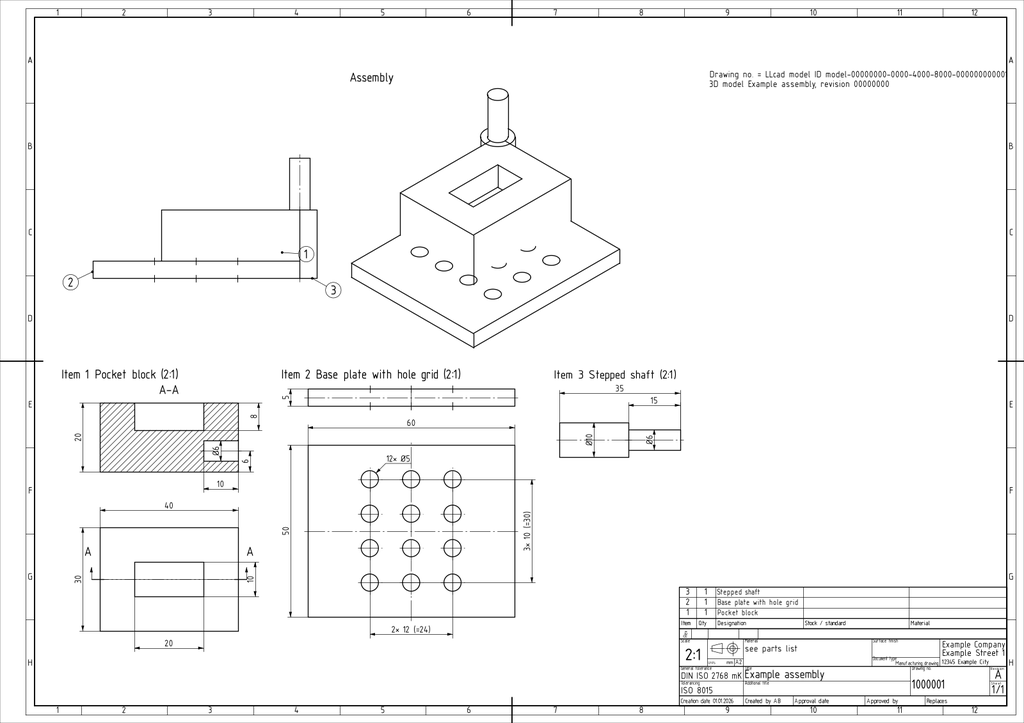
#> input picture LLcad/packages/drawing/local/fixtures/sanity_clean.png, 1024 x 723 px
$ python -i rp_image.py   (imports and definitions only)
#> lines starting #> are read from the running program, lines starting #| are printed output that depends on the picture; after the words box and inside, x2 and y2 are one past the last pixel; in counts of white or black regions, pixels touching at a corner belong together
#> further down, picture is the input picture: PIL image 1024x723 RGB; min 0, max 255, mean 247
"""Image measurements: object masks, subpixel silhouettes, width-per-height tables,
and region colours in CIELAB (lit pixels only, CIEDE2000 spread)."""
import csv, json
from pathlib import Path
import numpy as np
from PIL import Image, ImageOps
from scipy import ndimage

Image.MAX_IMAGE_PIXELS = 80_000_000


def load(path):
    with Image.open(path) as im:
        return ImageOps.exif_transpose(im).copy()


def object_mask(im, threshold=None):
    """Foreground: alpha if the image has a real one, else distance to the border
    background (median of the outer 6 px). Largest component, holes filled."""
    if 'A' in im.getbands():
        a = np.asarray(im.getchannel('A'))
        if a.min() < 250:
            m = a > 127
            return _largest(m), 'alpha'
    rgb = np.asarray(im.convert('RGB')).astype(np.int16)
    border = np.concatenate([rgb[:6].reshape(-1, 3), rgb[-6:].reshape(-1, 3), rgb[:, :6].reshape(-1, 3), rgb[:, -6:].reshape(-1, 3)])
    bg = np.median(border, 0)
#> bg = [255, 255, 255]
    m = np.abs(rgb - bg).max(-1) > (threshold or 40)
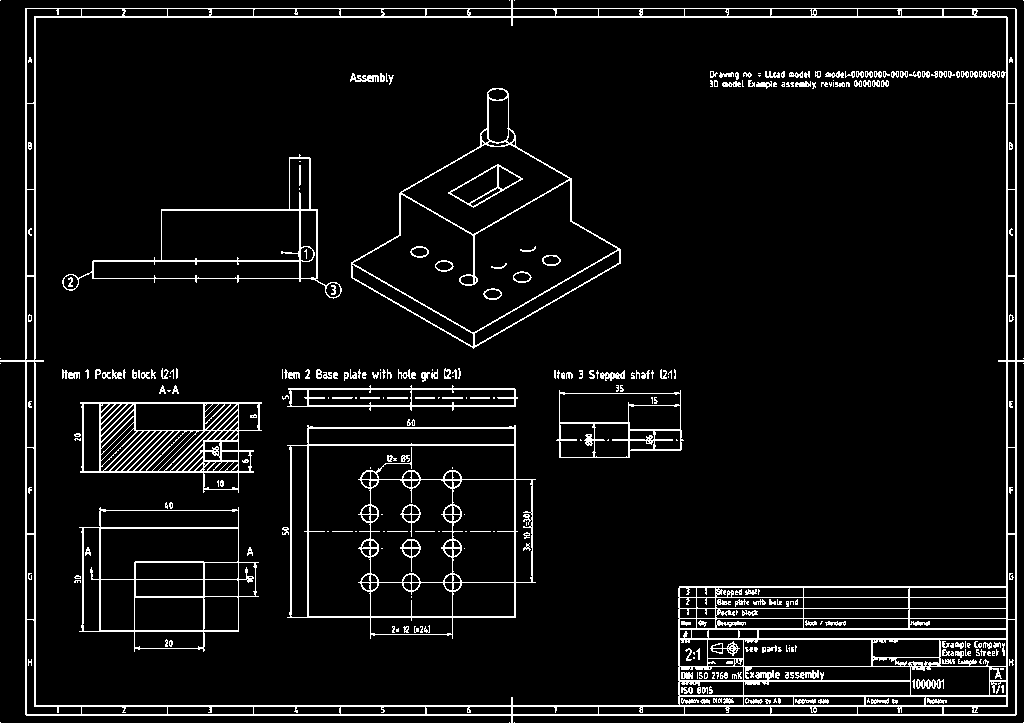
#> m: shape (723, 1024) bool; 6.3% white in thin lines or dots
    return _largest(ndimage.binary_opening(m, iterations=2)), 'border_background'


def _largest(m):
    lab, n = ndimage.label(m)
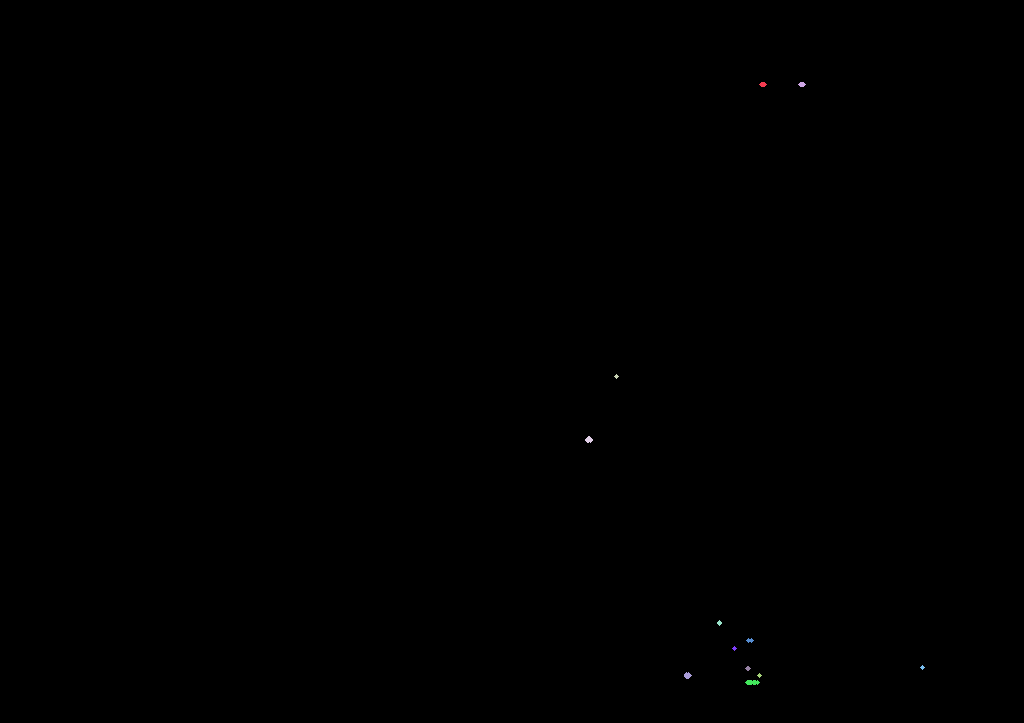
#> lab: shape (723, 1024) int32; 13 distinct labels, from 0 to 12; one colour per label, 0 black
#> n = 12
#> m: shape (723, 1024) bool; 0.04% white; 12 white regions (6 under 20 px), largest, box (x1, y1, x2, y2) and area: (745, 680, 760, 685) 59, (585, 436, 593, 443) 37, (684, 672, 692, 679) 37, (759, 82, 767, 87) 28, (798, 82, 806, 87) 28, (746, 638, 754, 643) 24
    if not n:
        return m
    sizes = np.bincount(lab.ravel()); sizes[0] = 0
#> after `sizes = np.bincount(lab.ravel())`: sizes = [740051, 28, 28, 13, 37, 18, 24, 13, 13, 18, 37, 13, 59]
    return ndimage.binary_fill_holes(lab == int(np.argmax(sizes)))
#> returned value: shape (723, 1024) bool; 0.01% white; 1 white region, box (x1, y1, x2, y2) and area: (745, 680, 760, 685) 59


# [88 lines left out: functions subpixel_profile, write_profile_csv, srgb2lab, lab2srgb, de2000, not called in this run]


def hexof(rgb):
    return '#%02x%02x%02x' % tuple(int(v) for v in rgb)


# [37 lines left out: function region_colours, not called in this run]


def save_mask(mask, path):
    Image.fromarray((mask * 255).astype(np.uint8)).save(path)


# [20 lines left out: function measure_still, not called in this run]

>>> from PIL import Image
>>> picture = Image.open('../../packages/drawing/local/fixtures/sanity_clean.png')
>>> result = object_mask(picture)

$ run again, on LLcad/packages/drawing/local/fixtures/sanity_messy.png
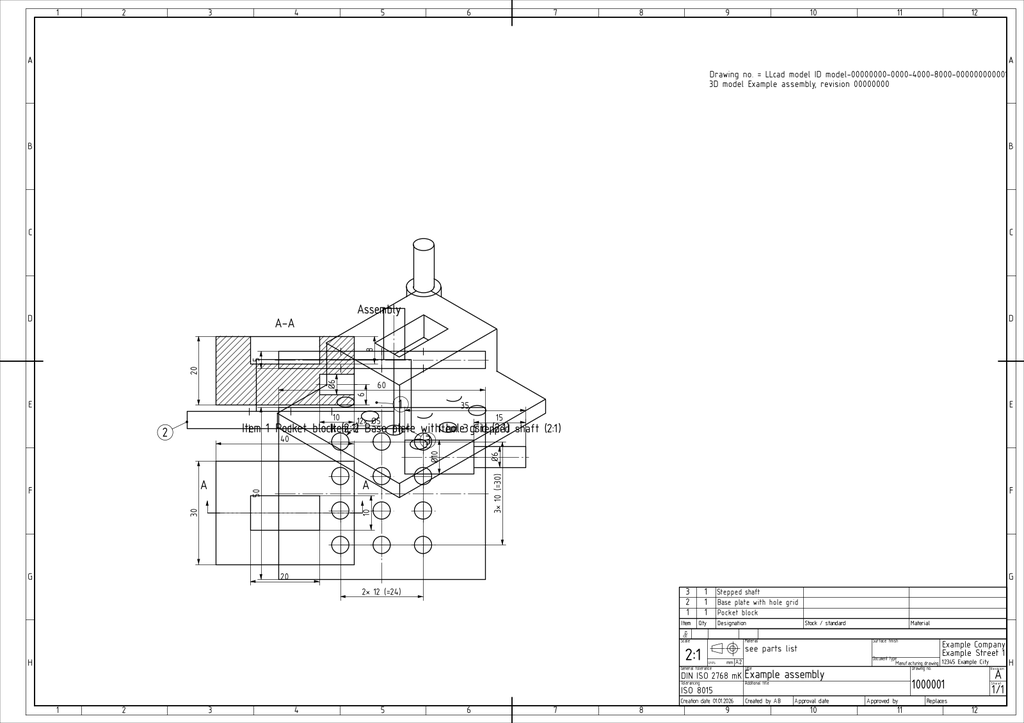
#> input picture LLcad/packages/drawing/local/fixtures/sanity_messy.png, 1024 x 723 px
#> picture is the input picture: PIL image 1024x723 RGB; min 0, max 255, mean 247.2
#> bg = [255, 255, 255]
#> in object_mask, `m = np.abs(rgb - bg).max(-1) > (threshold or 40)`:
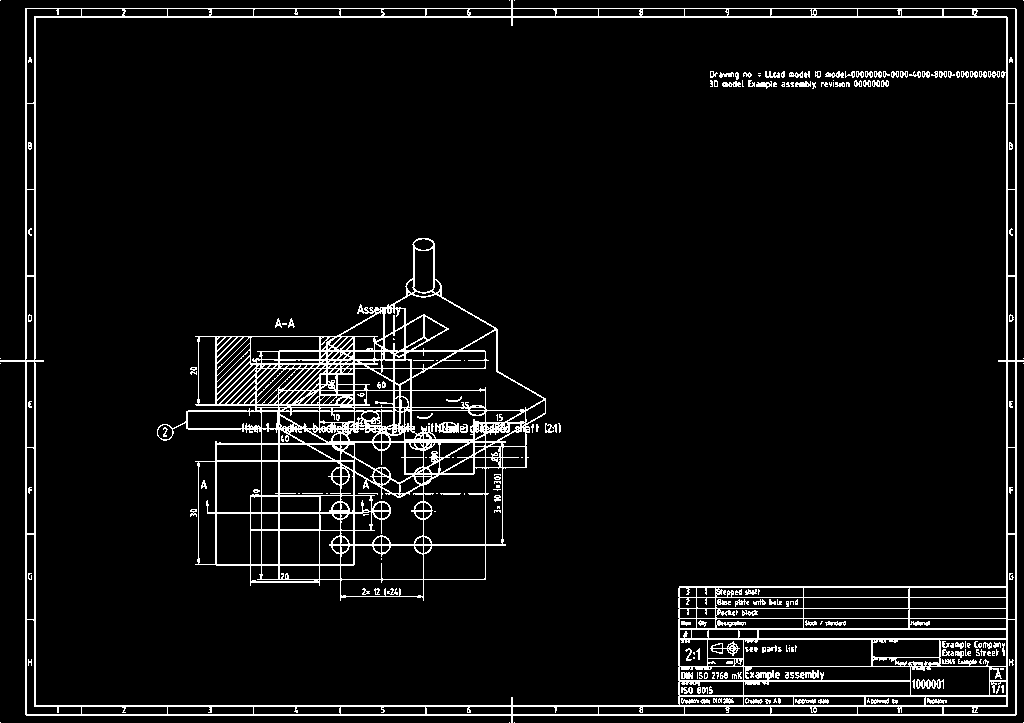
#> m: shape (723, 1024) bool; 5.9% white in thin lines or dots
#> lab: shape (723, 1024) int32; 54 distinct labels, from 0 to 53
#> n = 53
#> in _largest, `lab, n = ndimage.label(m)`:
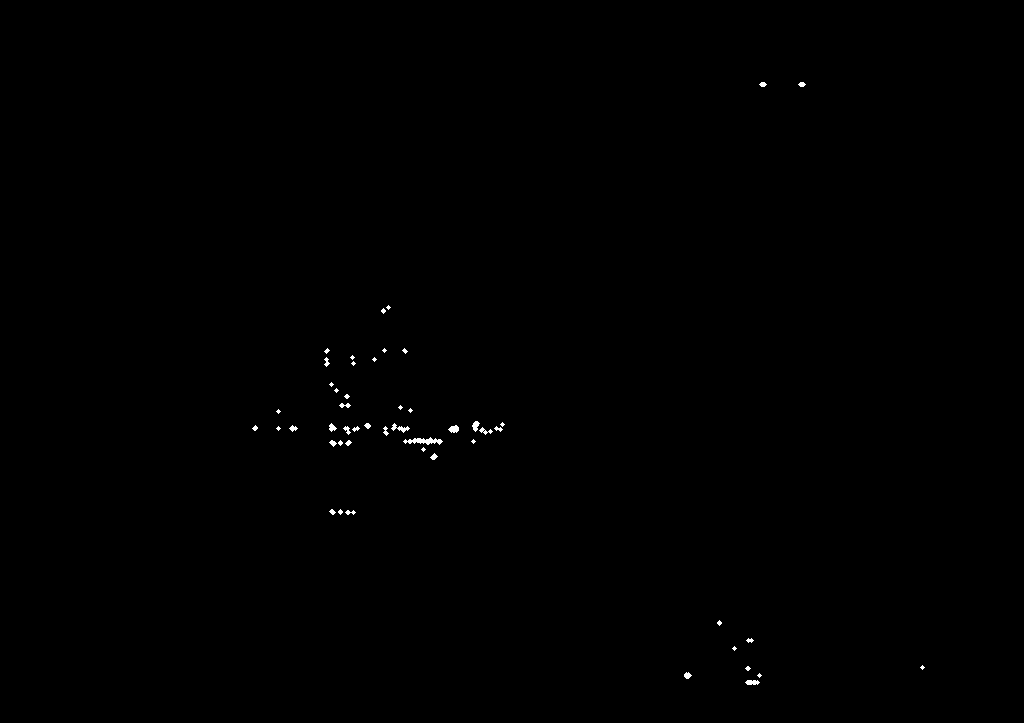
#> m: shape (723, 1024) bool; 0.19% white; 50 white regions (25 under 20 px), largest, box (x1, y1, x2, y2) and area: (403, 437, 443, 445) 169, (391, 423, 410, 433) 73, (448, 425, 459, 433) 61
#> sizes = 54 values, max 738969 at index 0, min 13 at index 3, mean 13710.2
